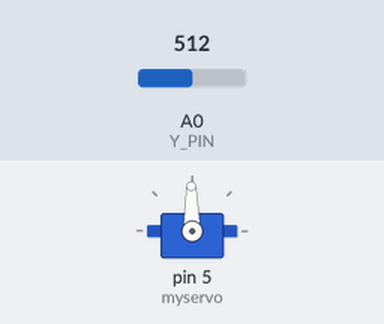
A sketch run on a simulated Arduino Uno, built with avr-gcc and run on an emulated ATmega328P. On the bench: servo. Inputs (shaded band) come from the test bench; at power-on: A0 (Y_PIN) = 512.

Above: at 1.2 s.
1.3 s: A0 (Y_PIN) set to 67
2.8 s: A0 (Y_PIN) set to 59
Timing chart, 0 to 5.8 s (numbered marks = the images above; inputs shaded):
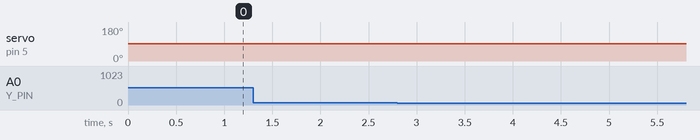

Measured:
- after the input at 1.3 s, every drawn part: stays the same
- after the input at 2.8 s, servo on pin 5 (myservo): 91° → 92° at once

The sketch:

yroulette_ls3006_servo.ino
```cpp
#include <Servo.h>
#include <SerialCommands.h> //https://github.com/ppedro74/Arduino-SerialCommands

#define HALFSTEP 8
#define SERVO_PIN 3
#define Y_PIN 0
#define NEUTRAL_PWM 1500

#define inter_rotation_delay  1 * 1000 //ms

Servo myservo;

char serial_command_buffer_[32];
SerialCommands serial_commands_(&Serial, serial_command_buffer_, sizeof(serial_command_buffer_), "\r\n", " ");

//This is the default handler, and gets called when no other command matches.
// Note: It does not get called for one_key commands that do not match
void cmd_unrecognized(SerialCommands* sender, const char* cmd)
{
  sender->GetSerial()->print("Unrecognized command [");
  sender->GetSerial()->print(cmd);
  sender->GetSerial()->println("]");
}

void cmd_stepper_plus(SerialCommands* sender)
{
  myservo.writeMicroseconds(NEUTRAL_PWM + 10);
  delay(1000);
  myservo.writeMicroseconds(NEUTRAL_PWM );

 // sender->GetSerial()->println("Led is on");
}

void cmd_stepper_minus(SerialCommands* sender)
{

  myservo.writeMicroseconds(NEUTRAL_PWM - 10);
  delay(1000);
  myservo.writeMicroseconds(NEUTRAL_PWM);
 }

SerialCommand cmd_stepper_plus_("+", cmd_stepper_plus, true);
SerialCommand cmd_stepper_minus_("-", cmd_stepper_minus,true);

void setup() {
  Serial.begin(115200);
  serial_commands_.SetDefaultHandler(cmd_unrecognized);
  serial_commands_.AddCommand(&cmd_stepper_plus_);
  serial_commands_.AddCommand(&cmd_stepper_minus_);
  serial_commands_.SetDefaultHandler(&cmd_unrecognized);

  myservo.attach(5);
  myservo.writeMicroseconds(1480);

}//--(end setup )---


void loop()
{

  serial_commands_.ReadSerial();

  serial_commands_.ReadSerial();

  if(analogRead(Y_PIN) < 64){
    cmd_stepper_minus(&serial_commands_);
    }
  else if(analogRead(Y_PIN) > (1023 - 64)){
    cmd_stepper_plus(&serial_commands_);
    }
 }
```
